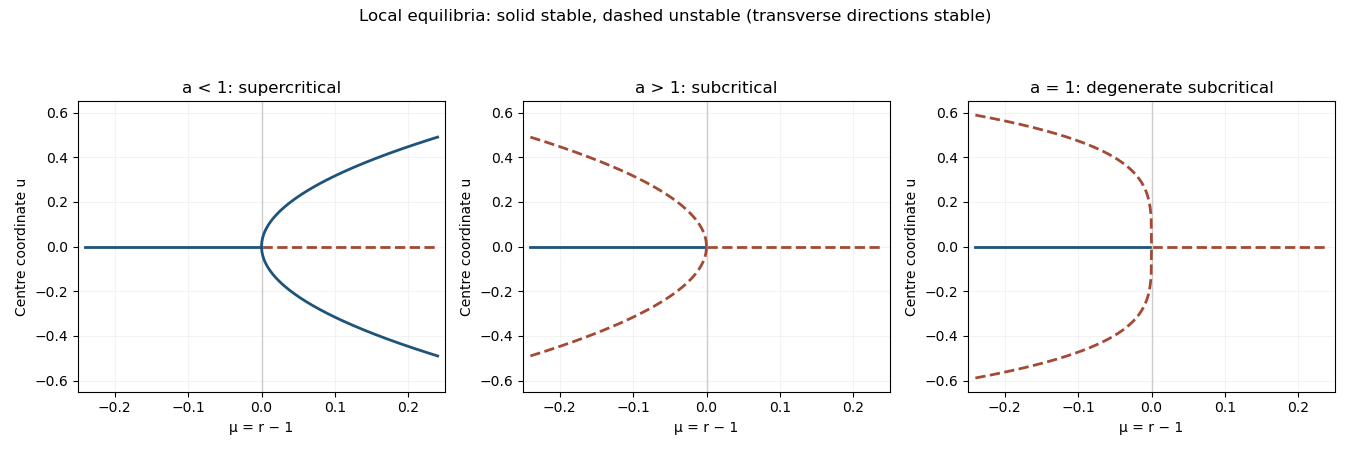

Write the Python code that produced this figure.
"""2017 II3 Q30. Python 3.14, matplotlib 3.10.7, NumPy 2.3.5.
Solid: stable; dashed: unstable. Leading local normal-form sketches.
"""
from pathlib import Path
import os
os.environ.setdefault("MPLCONFIGDIR", "/tmp/2017-ii-paper-3-mplconfig")
import numpy as np
import matplotlib
matplotlib.use('Agg')
import matplotlib.pyplot as plt
fig,axs=plt.subplots(1,3,figsize=(13.5,4.5),dpi=100,facecolor='white')
neg=np.linspace(-.24,0,500);pos=np.linspace(0,.24,500)
for ax,title in zip(axs,['a < 1: supercritical','a > 1: subcritical','a = 1: degenerate subcritical']):
 ax.plot(neg,neg*0,color='#1e537a',lw=2);ax.plot(pos,pos*0,color='#a34a35',ls='--',lw=2)
 ax.set(xlim=(-.25,.25),ylim=(-.65,.65),xlabel='μ = r − 1',ylabel='Centre coordinate u',title=title);ax.axvline(0,color='.8',lw=1);ax.grid(alpha=.15)
for sign in [-1,1]:
 axs[0].plot(pos,sign*np.sqrt(pos),color='#1e537a',lw=2)
 axs[1].plot(neg,sign*np.sqrt(-neg),color='#a34a35',ls='--',lw=2)
 axs[2].plot(neg,sign*(-neg/2)**.25,color='#a34a35',ls='--',lw=2)
fig.suptitle('Local equilibria: solid stable, dashed unstable (transverse directions stable)',fontsize=12)
fig.tight_layout(rect=(0,0,1,.92));fig.savefig(Path.cwd()/(Path(__file__).stem+'.png'),facecolor='white',transparent=False);plt.close(fig)
